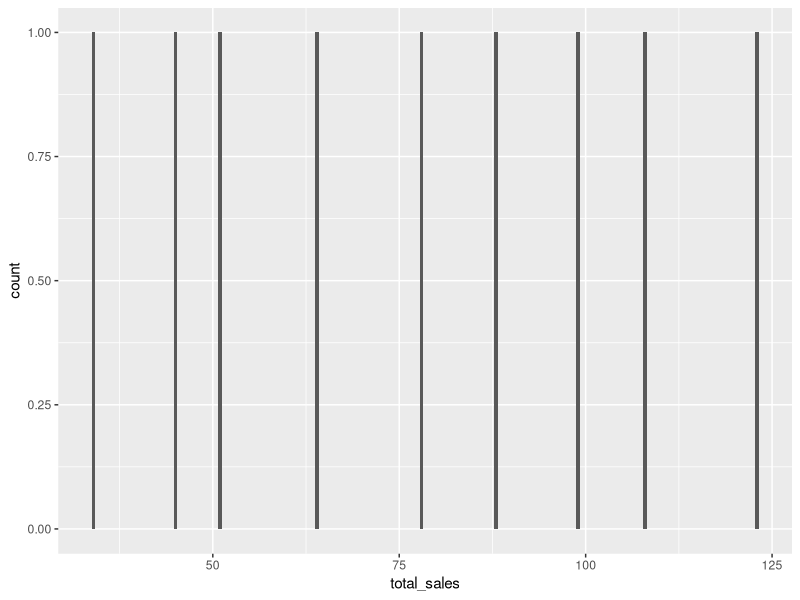
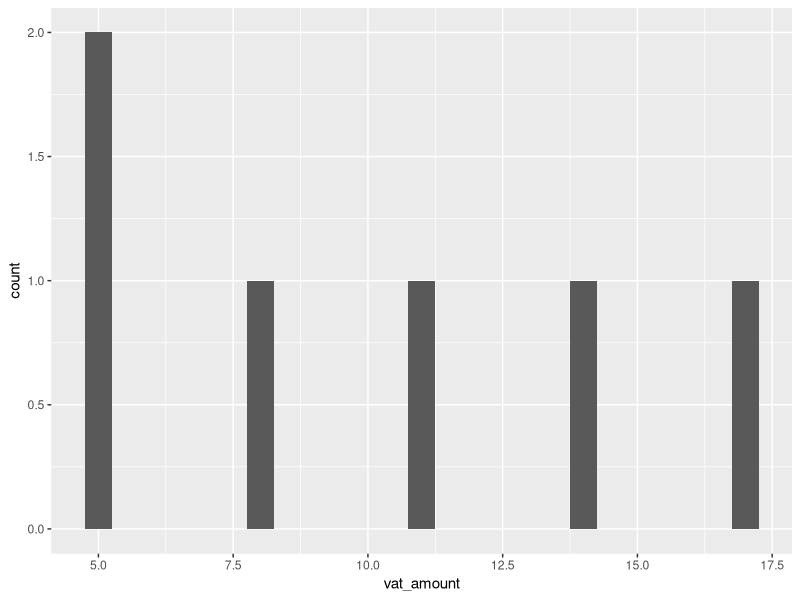

Write the R code that produced these figures, in order.
## Linear Regression
library(ggplot2)

## FIRS Data
business_id <- seq(1, 9, 1)
total_sales <- c(34, 108, 64, 88, 99, 51, 45, 78, 123)
vat_amount <- c(5, 17, 11, 8, 14, 5, NA, NA, NA)

firs_df <- data.frame(business_id, total_sales, vat_amount)

## Exploratory Analysis
dim(firs_df)
str(firs_df)

firs_df$business_id <- as.factor(firs_df$business_id)

### Univariate analysis
summary(firs_df$total_sales)
summary(firs_df$vat_amount)

ggplot(firs_df, aes(x=total_sales)) + geom_histogram(binwidth=.5)
ggplot(firs_df, aes(x=vat_amount)) + geom_histogram(binwidth=.5)

## Prediction Analysis
train_df <- firs_df[1:6, ]
test_df <- firs_df[7:9, ]

model <- lm(firs_df$vat_amount ~ firs_df$total_sales)

summary(model)

test_df$vat_amount_hat <- (0.1462*test_df$total_sales) + -0.8203

for (i in 1:nrow(firs_df)) {
  if (is.na(firs_df$vat_amount[i])== TRUE) {
    firs_df$vat_amount[i] = (0.1462*firs_df$total_sales[i]) + -0.8203
  }
}
